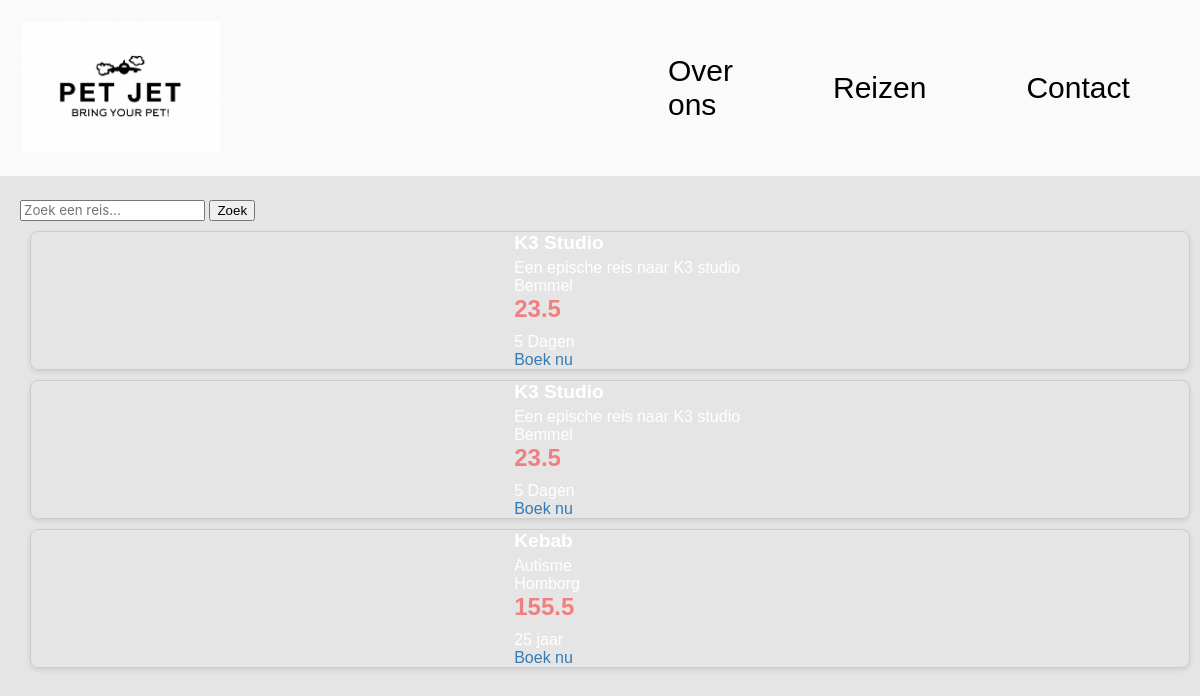
The app's page /reizen.php, older data.
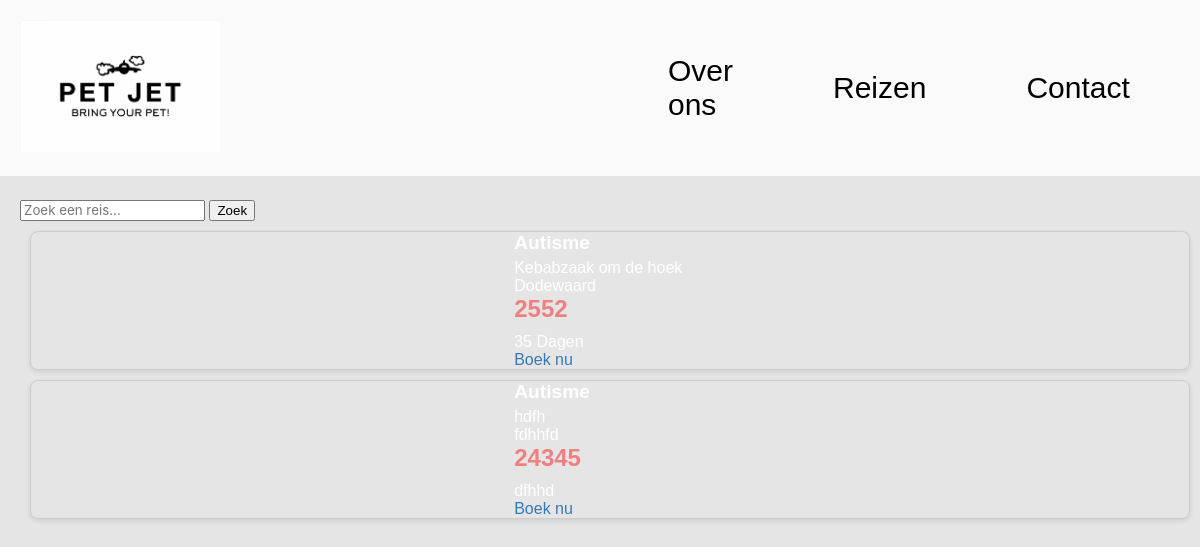
The same page, newer data.
### tables this page shows
CREATE TABLE `Reizen` (
  `id` int(11) NOT NULL,
  `Reisnaam` varchar(255) NOT NULL,
  `Omschrijving` text NOT NULL,
  `Land` varchar(255) NOT NULL,
  `Stad` varchar(255) NOT NULL,
  `Prijs` double NOT NULL,
  `Tijdsduur` varchar(255) NOT NULL
);

### reizen.php (the view, shortened to what this page needs)
<?php
include_once("header.php");
if (isset($_GET['query'])) {
    $query = '%' . $_GET['query'] . '%';
    $sql = "SELECT id, Reisnaam, Omschrijving, Personen, Stad, Prijs, Tijdsduur FROM Reizen WHERE Reisnaam LIKE :query_reisnaam OR Omschrijving LIKE :query_omschrijving OR Personen LIKE :query_Personen OR Stad LIKE :query_stad";
    $stmt = $pdo->prepare($sql);
    $stmt->bindParam(':query_reisnaam', $query, PDO::PARAM_STR);
    $stmt->bindParam(':query_omschrijving', $query, PDO::PARAM_STR);
    $stmt->bindParam(':query_Personen', $query, PDO::PARAM_STR);
    $stmt->bindParam(':query_stad', $query, PDO::PARAM_STR);
    $stmt->execute();
    $results = $stmt->fetchAll(PDO::FETCH_ASSOC);
} else {
    $sql = "SELECT id, Reisnaam, Omschrijving, Personen, Stad, Prijs, Tijdsduur FROM Reizen";
    $stmt = $pdo->prepare($sql);
    $stmt->execute();
    $results = $stmt->fetchAll(PDO::FETCH_ASSOC);
}
?>
<!DOCTYPE html>
<html lang="en">
<head>
    <link rel="stylesheet" type="text/css" href="styling/style.css">
</head>
<body>
<div class="reizenblok">
    <form action="reizen.php" method="get">
        <input type="text" name="query" placeholder="Zoek een reis...">
        <input type="submit" value="Zoek">
    </form>
    <div class="menu-container">
        <?php if (!empty($results)): ?>
            <?php foreach ($results as $result): ?>
    <div class="reisblok">
        <div class="imgblok">
        </div>
        <div class="reisinfoblok">
            <div class="reisnaam"><?= htmlspecialchars($result['Reisnaam']) ?></div>
            <div class="reisomschrijving"><?= htmlspecialchars($result['Omschrijving']) ?></div>
            <div class="reisstad"><?= htmlspecialchars($result['Stad']) ?></div>
            <div class="reisprijs"><?= htmlspecialchars($result['Prijs']) ?></div>
            <div class="reistijdsduur"><?= htmlspecialchars($result['Tijdsduur']) ?></div>
            <a href="boek.php?id=<?= htmlspecialchars($result['id']) ?>" class="boek-knop">Boek nu</a>
         </div>
      </div>
  <?php endforeach; ?>
        <?php else: ?>
            <p>Geen reizen gevonden.</p>
        <?php endif; ?>
    </div>
</div>
</body>
</html>

### header.php (shortened to what this page needs)
<!DOCTYPE html>
<html lang="en">
<head>
    <link rel="stylesheet" href="styling/style.css">
</head>
<body>
    <header>
        <nav>
            <div class="headerbox">
                <a href="index.php"><img class="logo" src="img/logo-pet-jet.png" alt="Logo"></a>
                <div class="header">
                    <a class="nav-item" href="overons.php">Over ons</a>
                    <a class="nav-item" href="reizen.php">Reizen</a>
                    <a class="nav-item" href="contact.php">Contact</a>
                </div>
            </div>
        </nav>
    </header>
</body>
</html>

### styling/style.css (style rules this page uses)
* { box-sizing: border-box; }
body { font-family: Arial, sans-serif; margin: 0; padding: 0; background-color: #E5E5E5; color: #ffff; text-decoration: none; }
.headerbox { display: flex; flex-direction: row; background-color: rgba(255, 255, 255, 0.8); color: black; padding: 20px; position: fixed; top: 0; width: 100%; z-index: 999; }
.header { display: flex; margin-left: 30%; align-items: center; }
.nav-item { text-decoration: none; color: black; margin-left: 100px; font-size: 30px; }
.logo { height: auto; width: 200px; }
.reisblok { display: flex; margin: 10px; border: 1px solid #ccc; border-radius: 8px; overflow: hidden; box-shadow: 0 2px 5px rgba(0, 0, 0, 0.1); }
.imgblok { margin: 10px; border-radius: 10px ; width: 40%; height: auto; object-fit: cover; }
.reisnaam { font-size: 1.2rem; font-weight: bold; margin-bottom: 5px; }
.reisprijs { font-size: 1.5rem; font-weight: bold; color: #f08080; margin-bottom: 10px; }
.reizenblok { margin-top: 200px; margin-left: 20px; }
a { text-decoration: none; color: #337ab7; }
::placeholder { font-family: -apple-system, BlinkMacSystemFont, 'Segoe UI', Roboto, Oxygen, Ubuntu, Cantarell, 'Open Sans', 'Helvetica Neue', sans-serif; }

Row changes from the older to the newer data that the page shows:
removed reizen: Reisnaam "K3 Studio", Omschrijving "Een epische reis naar K3 studio", Stad "Bemmel", Prijs "23.5", Tijdsduur "5 Dagen"
removed reizen: Reisnaam "K3 Studio", Omschrijving "Een epische reis naar K3 studio", Stad "Bemmel", Prijs "23.5", Tijdsduur "5 Dagen"
removed reizen: Reisnaam "Kebab", Omschrijving "Autisme", Stad "Homborg", Prijs "155.5", Tijdsduur "25 jaar"
added reizen: Reisnaam "Autisme", Omschrijving "Kebabzaak om de hoek", Stad "Dodewaard", Prijs "2552", Tijdsduur "35 Dagen"
added reizen: Reisnaam "Autisme", Omschrijving "hdfh", Stad "fdhhfd", Prijs "24345", Tijdsduur "dfhhd"
